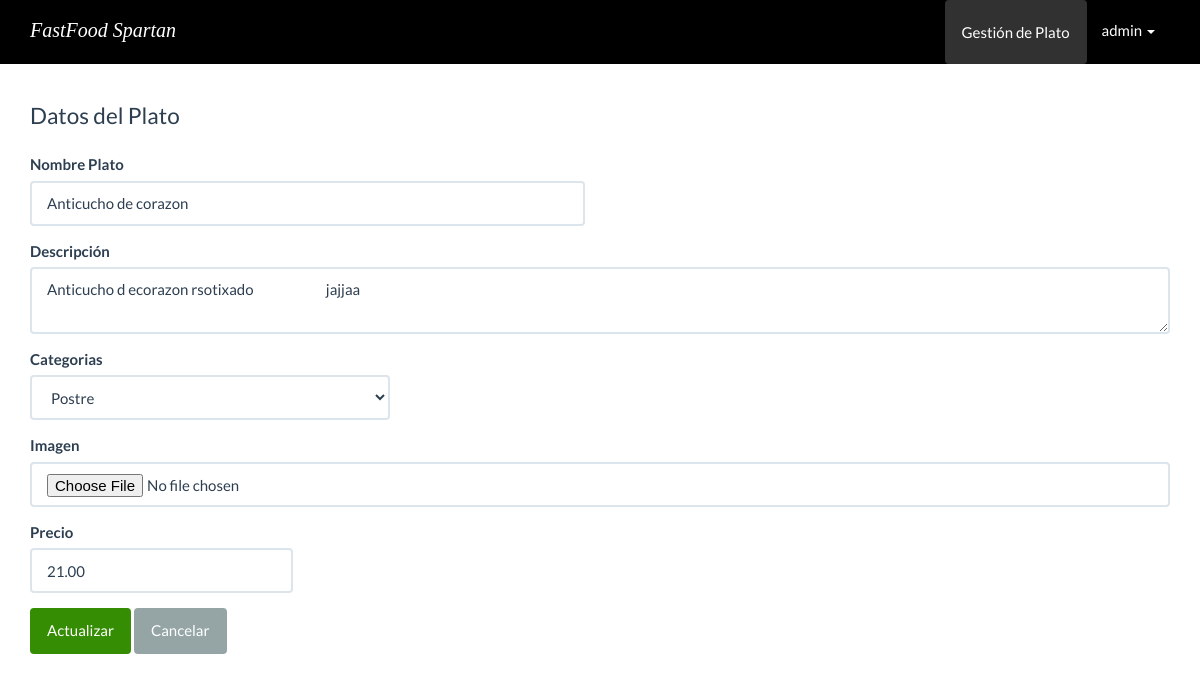
/back-end/templates/platos/form_actualizar.php?Id_Plato=21 (signed in), run on the app's committed database.
### tables this page shows
CREATE TABLE `plato` (
  `Id_Plato` int(11) NOT NULL,
  `NombrePlato` varchar(255) NOT NULL,
  `Precio` decimal(5,2) NOT NULL,
  `Descripcion` text NOT NULL,
  `Imagen` varchar(255) NOT NULL,
  `Id_Categoria` int(11) NOT NULL
);

CREATE TABLE `categoria` (
  `Id_Categoria` int(11) NOT NULL,
  `nombre` varchar(200) NOT NULL
);

### back-end/src/Plato.php (called while the page is built, shortened)
<?php
class Plato{
    private $cn = null;
    public function __construct(){
        $this->config = parse_ini_file(__DIR__ . '/../config.ini');
        $this->cn = new \PDO($this->config['dns'], $this->config['usuario'],$this->config['clave'],array(
            \PDO::MYSQL_ATTR_INIT_COMMAND => 'SET NAMES utf8'
        ));
    }
    public function mostrarPorId($Id_Plato){
        $sql="SELECT * FROM `plato` WHERE `Id_Plato`=:Id_Plato";
      $resultado = $this->cn->prepare($sql);
      $_array = array(
        ":Id_Plato" => $Id_Plato
        );
      if($resultado->execute($_array))
          return $resultado->fetch();
      return false;
    }
}
?>

### back-end/src/Categoria.php (called while the page is built, shortened)
<?php
class Categoria{
    private $cn = null;
    public function __construct(){
        $this->config = parse_ini_file(__DIR__.'/../config.ini');
         $this->cn = new \PDO($this->config['dns'], $this->config['usuario'],$this->config['clave'],array(
            \PDO::MYSQL_ATTR_INIT_COMMAND => 'SET NAMES utf8'
        ));
    }
    public function mostrar(){
        $sql="SELECT * FROM categoria";
      $resultado = $this->cn->prepare($sql);
      if($resultado->execute())
          return $resultado->fetchAll();
      return false;
  }
}
    ?>

### back-end/templates/platos/form_actualizar.php (the view, shortened to what this page needs)
<?php
if (isset($_GET['Id_Plato']) && is_numeric($_GET['Id_Plato'])) {
  $id = $_GET['Id_Plato'];
  $plato = new FastFood\Plato;
  $resultado = $plato->mostrarPorId($id);
} else {
  header("Location: indexGestion.php");
}
?>
<!DOCTYPE html>
<html lang="en">
<head>
  <link rel="stylesheet" href="../../assets/css/bootstrap.min.css">
  <link rel="stylesheet" href="../../assets/css/estilos.css">
</head>
<body>
  <nav class="navbar navbar-default navbar-fixed-top">
    <div class="container">
      <div class="navbar-header">
        <a id="titulo-pagina" class="navbar-brand" href="../../../index.php">FastFood Spartan</a>
      </div>
      <div id="navbar" class="navbar-collapse collapse">
        <ul class="nav navbar-nav pull-right">
          <li class="active">
            <a href="indexGestion.php" class="btn">Gestión de Plato</a>
          </li>
          <li class="dropdown">
            <a href="#" class="dropdown-toggle" data-toggle="dropdown" role="button" aria-haspopup="true" aria-expanded="false">admin <span class="caret"></span></a>
          </li>
        </ul>
      </div>
    </div>
  </nav>
  <div class="container" id="main">
    <div class="row">
      <div class="col-md-12">
        <fieldset>
          <legend>Datos del Plato</legend>
          <form method="post" action="../acciones.php" enctype="multipart/form-data">
            <div class="row">
              <div class="col-md-6">
                <div class="form-group">
                  <label>Nombre Plato</label>
                  <input value="<?php print $resultado['NombrePlato'] ?>" type="text" class="form-control" name="NombrePlato" required>
                </div>
              </div>
            </div>
            <div class="row">
              <div class="col-md-12">
                <div class="form-group">
                  <label>Descripción</label>
                  <textarea class="form-control" name="Descripcion" id="" cols="3" required><?php print $resultado['Descripcion'] ?></textarea>
                </div>
              </div>
            </div>
            <div class="row">
              <div class="col-md-4">
                <div class="form-group">
                  <label>Categorias</label>
                  <select class="form-control" name="Categoria_Id" required>
                    <?php
                    $categoria = new FastFood\Categoria;
                    $info_categoria = $categoria->mostrar();
                    $cantidad = count($info_categoria);
                    for ($x = 0; $x < $cantidad; $x++) {
                      $item = $info_categoria[$x];
                    ?>
                      <option value="<?php print $item['Id_Categoria'] ?>" <?php print $resultado['Id_Categoria'] == $item['Id_Categoria'] ? 'selected' : '' ?>>
                        <?php print $item['nombre'] ?>
                      </option>
                    <?php }  ?>
                  </select>
                </div>
              </div>
            </div>
            <div class="row">
              <div class="col-md-12">
                <div class="form-group">
                  <label>Imagen</label>
                  <input type="file" class="form-control" name="Imagen">
                </div>
              </div>
            </div>
            <div class="row">
              <div class="col-md-3">
                <div class="form-group">
                  <label>Precio</label>
                  <input value="<?php print $resultado['Precio'] ?>" type="text" class="form-control" name="Precio" placeholder="S/. 0.00" required>
                </div>
              </div>
            </div>
            <input type="submit" class="btn btn-primary" name="accion" value="Actualizar">
            <a href="indexGestion.php" class="btn btn-default">Cancelar</a>
          </form>
        </fieldset>
      </div>
    </div>
  </div>
</body>
</html>

### back-end/assets/css/estilos.css (style rules this page uses)
#main { margin-top: 100px; }
#titulo-pagina { font-family: "Lora", serif; font-family: "Merriweather", serif; font-style: italic; font-size: 20px; color: white; }

### data on the page
plato: NombrePlato "Anticucho de corazon", Descripcion "Anticucho d ecorazon rsotixado jajjaa", Categoria_Id "Postre", Precio "21.00"
